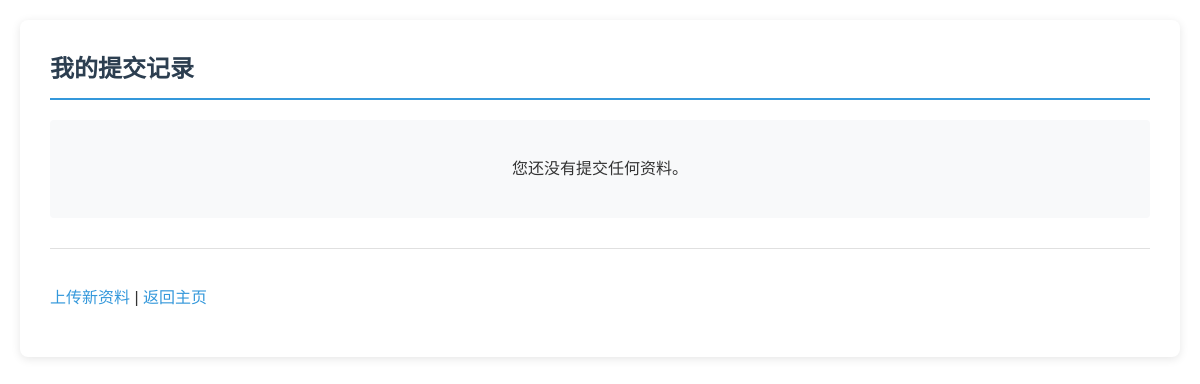
The app's page /student/submissions/ (signed in), older data.
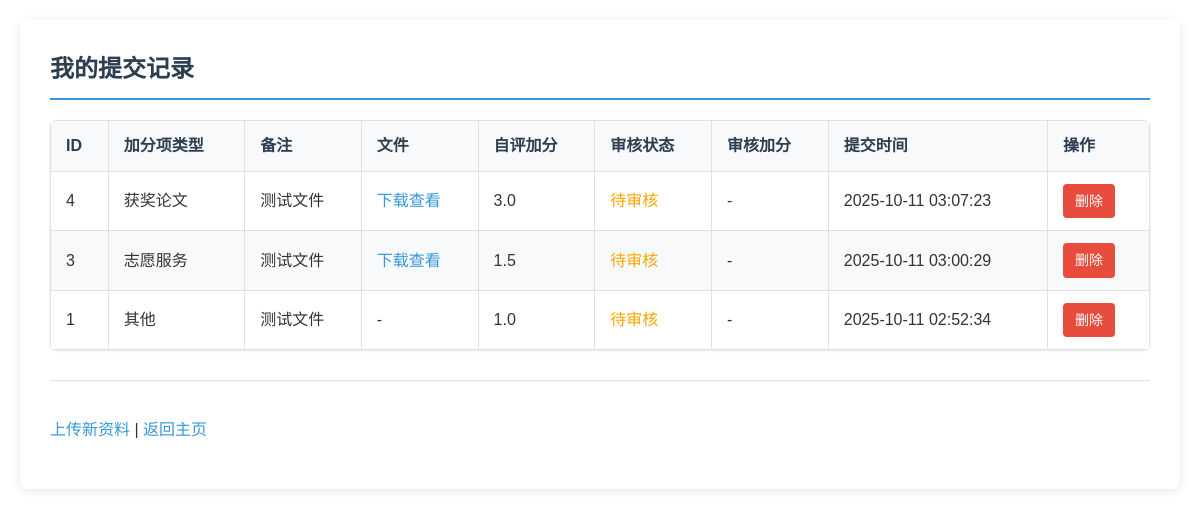
The same page, newer data.
### apps/students/models.py (models this page shows, shortened)
class Submission(models.Model):
    AWARD_PAPER = 'award_paper'
    COMPETITION = 'competition'
    VOLUNTEER = 'volunteer'
    SCHOLARSHIP = 'scholarship'
    OTHER = 'other'
    CATEGORY_CHOICES = [
        (AWARD_PAPER, '获奖论文'),
        (COMPETITION, '竞赛获奖'),
        (VOLUNTEER, '志愿服务'),
        (SCHOLARSHIP, '奖学金'),
        (OTHER, '其他'),
    ]
    student = models.ForeignKey(StudentProfile, on_delete=models.CASCADE, verbose_name="学生")
    category = models.CharField("加分项类型", max_length=20, choices=CATEGORY_CHOICES, default=OTHER)
    remarks = models.TextField("备注", blank=True, default="")
    file = models.FileField("提交文件", upload_to='uploads/', null=True, blank=True)
    self_rating = models.DecimalField("自评加分", max_digits=5, decimal_places=1, default=0)
    approved = models.BooleanField("已审核通过", default=False)
    rejected = models.BooleanField(default=False, verbose_name='已驳回')
    reject_reason = models.TextField(blank=True, null=True, verbose_name='驳回理由')
    approved_score = models.DecimalField("审核加分", max_digits=5, decimal_places=1, null=True, blank=True)
    timestamp = models.DateTimeField("提交时间", auto_now_add=True)

### apps/students/views.py (the view)
# urls.py: path('submissions/', views.submissions, name='submissions'),
@login_required
def submissions(request):
    profile = request.user.profile
    subs = Submission.objects.filter(student=profile).order_by('-timestamp')
    return render(request, 'students/submissions.html', {'submissions': subs})

### templates/students/submissions.html (shortened to what this page needs)
<!DOCTYPE html>
<html lang="zh">
<head>
</head>
<body>
    <div class="container">
        <h2>我的提交记录</h2>
        {% if submissions %}
            <table>
                <thead>
                    <tr>
                        <th>ID</th>
                        <th>加分项类型</th>
                        <th>备注</th>
                        <th>文件</th>
                        <th>自评加分</th>
                        <th>审核状态</th>
                        <th>审核加分</th>
                        <th>提交时间</th>
                        <th>操作</th>
                    </tr>
                </thead>
                <tbody>
                    {% for sub in submissions %}
                    <tr>
                        <td>{{ sub.id }}</td>
                        <td>{{ sub.get_category_display }}</td>
                        <td>{{ sub.remarks|default:"(无)" }}</td>
                        <td>
                            {% if sub.file %}
                                <a href="{{ sub.file.url }}" target="_blank">下载查看</a>
                            {% else %}
                                -
                            {% endif %}
                        </td>
                        <td>{{ sub.self_rating }}</td>
                        <td>
                            {% if sub.approved %}
                                <span style="color: green;">已通过</span>
                            {% elif sub.rejected %}
                                <span style="color: red;">已驳回</span>
                                {% if sub.reject_reason %}
                                    <div style="font-size: 0.8em; color: #666;">理由: {{ sub.reject_reason }}</div>
                                {% endif %}
                            {% else %}
                                <span style="color: orange;">待审核</span>
                            {% endif %}
                        </td>
                        <td>{{ sub.approved_score|default:"-" }}</td>
                        <td>{{ sub.timestamp|date:"Y-m-d H:i:s" }}</td>
                        <td>
                            <a href="{% url 'delete_submission' sub.id %}" class="btn btn-danger">
                                删除
                            </a>
                        </td>
                    </tr>
                    {% endfor %}
                </tbody>
            </table>
        {% else %}
            <div class="no-submissions">
                <p>您还没有提交任何资料。</p>
            </div>
        {% endif %}
        <div class="navigation">
            <p>
                <a href="{% url 'upload' %}">上传新资料</a> |
                <a href="{% url 'index' %}">返回主页</a>
            </p>
        </div>
    </div>
</body>
</html>

### templates/students/submissions.html (style rules this page uses)
body { font-family: Arial, sans-serif; max-width: 1200px; margin: 0 auto; padding: 20px; line-height: 1.6; color: #333; }
.container { background-color: #fff; padding: 30px; border-radius: 8px; box-shadow: 0 2px 10px rgba(0,0,0,0.1); }
h2 { color: #2c3e50; border-bottom: 2px solid #3498db; padding-bottom: 10px; margin-top: 0; }
table { width: 100%; border-collapse: collapse; margin-top: 20px; border-radius: 6px; overflow: hidden; box-shadow: 0 1px 3px rgba(0,0,0,0.1); }
th, td { border: 1px solid #e0e0e0; padding: 12px 15px; text-align: left; }
th { background-color: #f8f9fa; font-weight: bold; color: #2c3e50; }
tr:nth-child(even) { background-color: #f8f9fa; }
a { color: #3498db; text-decoration: none; }
.btn { display: inline-block; padding: 6px 12px; border-radius: 4px; font-size: 14px; cursor: pointer; border: none; }
.btn-danger { background-color: #e74c3c; color: white; }
.navigation { margin-top: 30px; padding-top: 20px; border-top: 1px solid #e0e0e0; }

Row changes from the older to the newer data that the page shows:
added Submission: id "4", category "获奖论文", remarks "测试文件", self_rating "3.0", approved "待审核", approved_score "-", timestamp "2025-10-11 03:07:23"
added Submission: id "3", category "志愿服务", remarks "测试文件", self_rating "1.5", approved "待审核", approved_score "-", timestamp "2025-10-11 03:00:29"
added Submission: id "1", category "其他", remarks "测试文件", self_rating "1.0", approved "待审核", approved_score "-", timestamp "2025-10-11 02:52:34"
Text that changed along with them:
text no longer shown: "您还没有提交任何资料。"
text now shown: "ID 加分项类型 备注 文件 自评加分 审核状态 审核加分 提交时间 操作"
